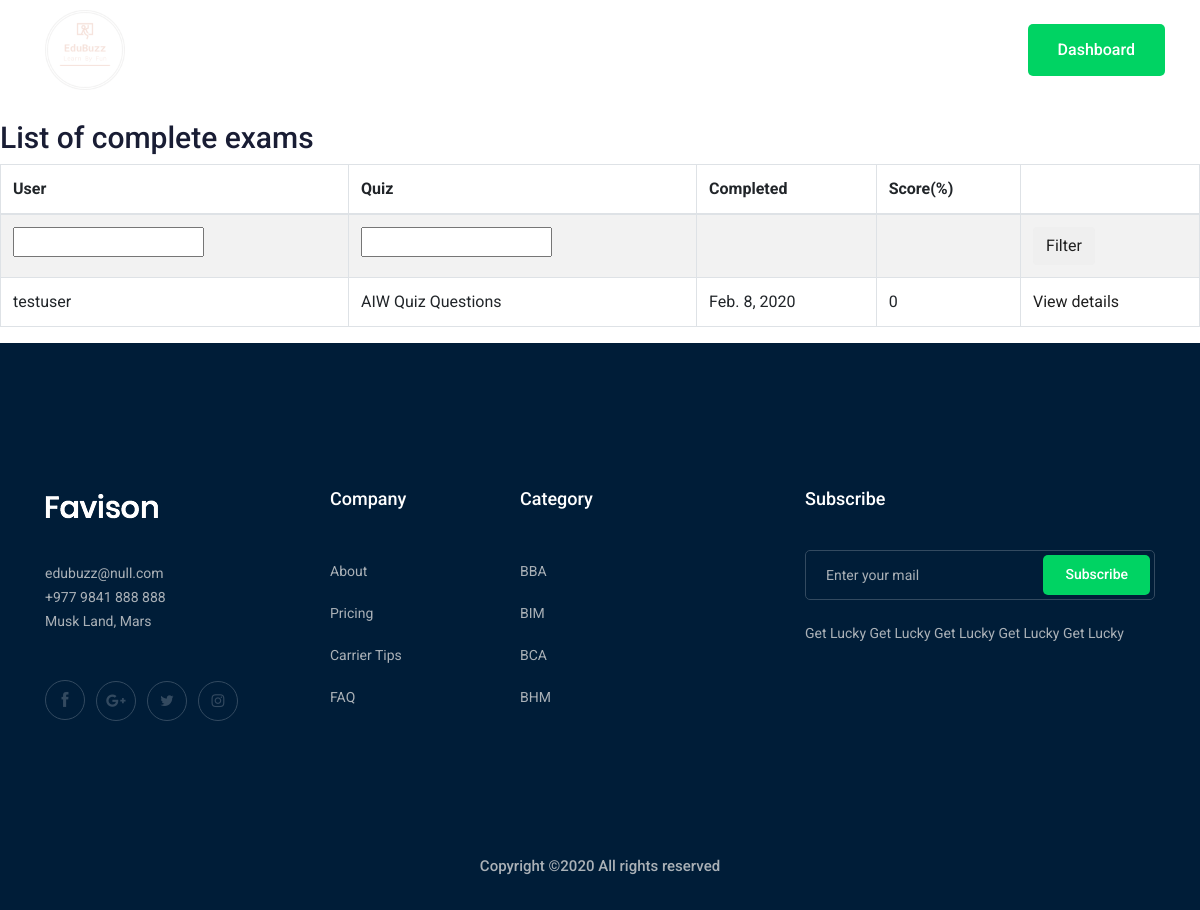
The app's page /quiz/marking/ (signed in), older data.
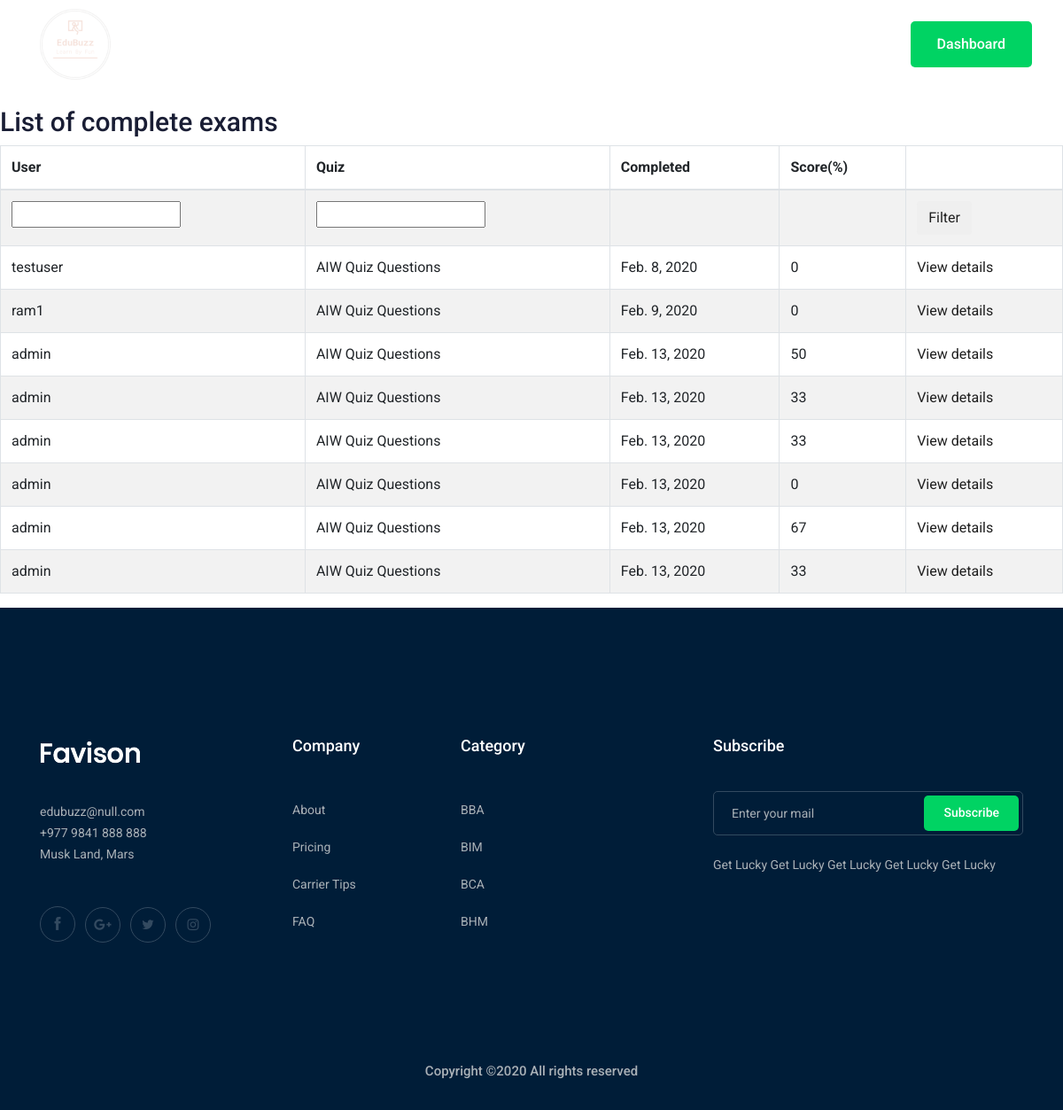
The same page, newer data.
### quiz/models.py (models this page shows, shortened)
class Sitting(models.Model):
    user = models.ForeignKey(settings.AUTH_USER_MODEL, verbose_name=_("User"), on_delete=models.CASCADE)
    quiz = models.ForeignKey(Quiz, verbose_name=_("Quiz"), on_delete=models.CASCADE)
    question_order = models.CharField(validators=[validate_comma_separated_integer_list],
        max_length=1024, verbose_name=_("Question Order"))
    question_list = models.CharField(validators=[validate_comma_separated_integer_list],
        max_length=1024, verbose_name=_("Question List"))
    incorrect_questions = models.CharField(validators=[validate_comma_separated_integer_list],
        max_length=1024, blank=True, verbose_name=_("Incorrect questions"))
    current_score = models.IntegerField(verbose_name=_("Current Score"))
    complete = models.BooleanField(default=False, blank=False,
                                   verbose_name=_("Complete"))
    user_answers = models.TextField(blank=True, default='{}',
                                    verbose_name=_("User Answers"))
    start = models.DateTimeField(auto_now_add=True,
                                 verbose_name=_("Start"))
    end = models.DateTimeField(null=True, blank=True, verbose_name=_("End"))
    objects = SittingManager()
    class Meta:
        permissions = (("view_sittings", _("Can see completed exams.")),)
    def _question_ids(self):
        return [int(n) for n in self.question_order.split(',') if n]
    @property
    def get_percent_correct(self):
        dividend = float(self.current_score)
        divisor = len(self._question_ids())
        if divisor < 1:
            return 0            # prevent divide by zero error
        if dividend > divisor:
            return 100
        correct = int(round((dividend / divisor) * 100))
        if correct >= 1:
            return correct
        else:
            return 0

class Quiz(models.Model):
    title = models.CharField(
        verbose_name=_("Title"),
        max_length=60, blank=False)
    description = models.TextField(
        verbose_name=_("Description"),
        blank=True, help_text=_("a description of the quiz"))
    url = models.SlugField(
        max_length=60, blank=False,
        help_text=_("a user friendly url"),
        verbose_name=_("user friendly url"))
    category = models.ForeignKey(
        Category, null=True, blank=True,
        verbose_name=_("Category"), on_delete=models.CASCADE)
    random_order = models.BooleanField(
        blank=False, default=False,
        verbose_name=_("Random Order"),
        help_text=_("Display the questions in "
                    "a random order or as they "
                    "are set?"))
    max_questions = models.PositiveIntegerField(
        blank=True, null=True, verbose_name=_("Max Questions"),
        help_text=_("Number of questions to be answered on each attempt."))
    answers_at_end = models.BooleanField(
        blank=False, default=False,
        help_text=_("Correct answer is NOT shown after question."
                    " Answers displayed at the end."),
        verbose_name=_("Answers at end"))
    exam_paper = models.BooleanField(
        blank=False, default=False,
        help_text=_("If yes, the result of each"
                    " attempt by a user will be"
                    " stored. Necessary for marking."),
        verbose_name=_("Exam Paper"))
    single_attempt = models.BooleanField(
        blank=False, default=False,
        help_text=_("If yes, only one attempt by"
                    " a user will be permitted."
                    " Non users cannot sit this exam."),
        verbose_name=_("Single Attempt"))
    pass_mark = models.SmallIntegerField(
        blank=True, default=0,
        verbose_name=_("Pass Mark"),
        help_text=_("Percentage required to pass exam."),
        validators=[MaxValueValidator(100)])
    success_text = models.TextField(
        blank=True, help_text=_("Displayed if user passes."),
        verbose_name=_("Success Text"))
    fail_text = models.TextField(
        verbose_name=_("Fail Text"),
        blank=True, help_text=_("Displayed if user fails."))
    draft = models.BooleanField(
        blank=True, default=False,
        verbose_name=_("Draft"),
        help_text=_("If yes, the quiz is not displayed"
                    " in the quiz list and can only be"
                    " taken by users who can edit"
                    " quizzes."))
    class Meta:
        verbose_name = _("Quiz")
        verbose_name_plural = _("Quizzes")
    def __str__(self):
        return self.title

### quiz/views.py (the view)
class QuizMarkingList(QuizMarkerMixin, SittingFilterTitleMixin, ListView):
    model = Sitting
    def get_queryset(self):
        queryset = super(QuizMarkingList, self).get_queryset() \
            .filter(complete=True)
        user_filter = self.request.GET.get('user_filter')
        if user_filter:
            queryset = queryset.filter(user__username__icontains=user_filter)
        return queryset
    class Meta:
        pass

### quiz/views.py (called while the page is built)
    @method_decorator(login_required)
    @method_decorator(permission_required('quiz.view_sittings'))
    def dispatch(self, *args, **kwargs):
        return super(QuizMarkerMixin, self).dispatch(*args, **kwargs)

    def get_queryset(self):
        queryset = super(SittingFilterTitleMixin, self).get_queryset()
        quiz_filter = self.request.GET.get('quiz_filter')
        if quiz_filter:
            queryset = queryset.filter(quiz__title__icontains=quiz_filter)
        return queryset

### quiz/templates/quiz/sitting_list.html (shortened to what this page needs)
{% extends 'base.html' %}
{% load i18n %}
{% block content %}
<section class=" d-flex flex-column">
	<br/>
<br/>
<br/>
<br/>
<br/>
    <h2>{% trans "List of complete exams" %}</h2>
    {% if sitting_list %}
    <table class="table table-bordered table-striped">
        <thead>
        <tr>
            <th>{% trans "User" %}</th>
            <th>{% trans "Quiz" %}</th>
            <th>{% trans "Completed" %}</th>
            <th>{% trans "Score" %}(%)</th>
            <th></th>
        </tr>
        </thead>
        <tbody>
        <tr>
            <form action="" method="GET">
                <td><input type="text" name="user_filter"/></td>
                <td><input type="text" name="quiz_filter"/></td>
                <td></td>
                <td></td>
                <td>
                    <button type="submit" class="btn btn-default">{% trans "Filter"%}</button>
                </td>
            </form>
        </tr>
        {% for sitting in sitting_list %}
        <tr>
            <td>{{ sitting.user }}</td>
            <td>{{ sitting.quiz }}</td>
            <td>{{ sitting.end|date }}</td>
            <td>{{ sitting.get_percent_correct }}</td>
            <td>
                <a href="{% url 'quiz_marking_detail' pk=sitting.id %}">
                    {% trans "View details" %}
                </a>
        </tr>
        {% endfor %}
        </tbody>
    </table>
    {% else %}
    <p>{% trans "There are no matching quizzes" %}.</p>
    {% endif %}
</section>
{% endblock %}

Row changes from the older to the newer data that the page shows:
added Sitting: user "ram1", quiz "AIW Quiz Questions", end "Feb. 9, 2020", get_percent_correct "0"
added Sitting: user "admin", quiz "AIW Quiz Questions", end "Feb. 13, 2020", get_percent_correct "50"
added Sitting: user "admin", quiz "AIW Quiz Questions", end "Feb. 13, 2020", get_percent_correct "33"
added Sitting: user "admin", quiz "AIW Quiz Questions", end "Feb. 13, 2020", get_percent_correct "33"
added Sitting: user "admin", quiz "AIW Quiz Questions", end "Feb. 13, 2020", get_percent_correct "0"
added Sitting: user "admin", quiz "AIW Quiz Questions", end "Feb. 13, 2020", get_percent_correct "67"
added Sitting: user "admin", quiz "AIW Quiz Questions", end "Feb. 13, 2020", get_percent_correct "33"
